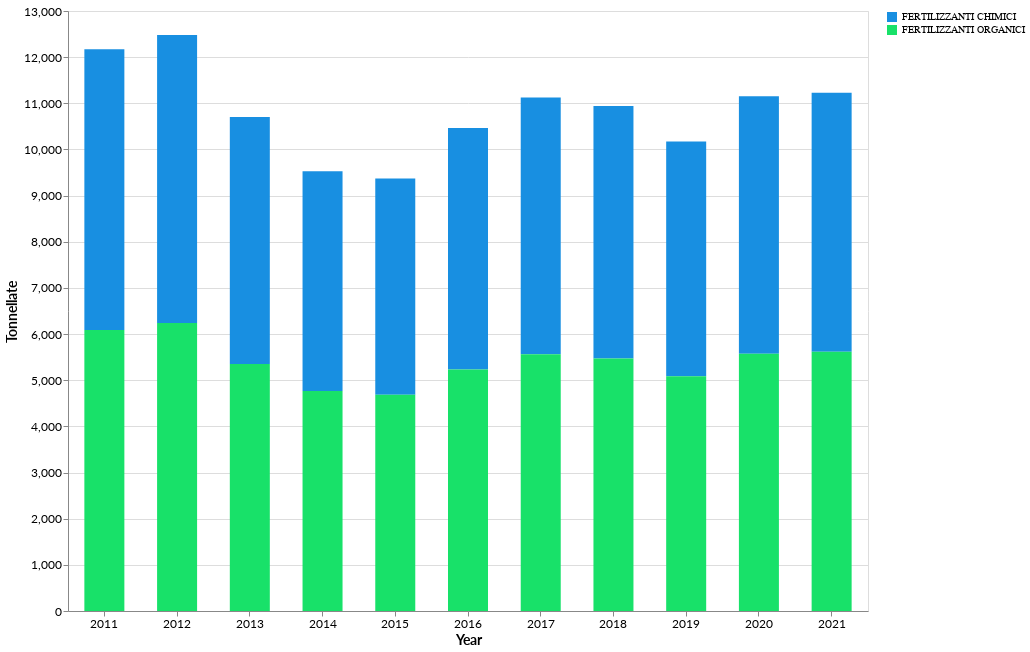

Notebook source saved alongside this figure:
### Code cell
## SUDDIVISIONE PER FERTILIZZANTI CHIMICI E ORGANICI

tot_fert = pd.DataFrame({
    'Year': [2011, 2012, 2013, 2014, 2015, 2016, 2017, 2018, 2019, 2020, 2021],
    'FERTILIZZANTI CHIMICI': [6086, 6241, 5352, 4764, 4686, 5232, 5563, 5472, 5087, 5576, 5615],
    'FERTILIZZANTI ORGANICI': [3311, 3174, 3330, 3342, 3195, 3636, 3785, 3674, 3875, 3994, 3833]
})

chart = alt.Chart(tot_fert).mark_bar(
    size=40,
    #cornerRadiusTopLeft=3,
    #cornerRadiusTopRight=3
).encode(
    x=alt.X('Year:O', axis=alt.Axis(labelAngle=0)),
    y=alt.Y('FERTILIZZANTI CHIMICI:Q', axis=alt.Axis(title='Tonnellate')),  
    color=alt.Color('Fertilizzanti:N', scale=alt.Scale(domain=['FERTILIZZANTI CHIMICI', 'FERTILIZZANTI ORGANICI'], range=['#188FE1', '#18E169']), legend=alt.Legend(title=None)),  # Colore e legenda per i fertilizzanti
).properties(
    width=800,
    height=600
).transform_fold(
    fold=['FERTILIZZANTI CHIMICI', 'FERTILIZZANTI ORGANICI'],  
    as_=['Fertilizzanti', 'Tonnellate'] 
)

display(chart)

### Figure 1 — Vega-Lite specification as saved in the notebook (floating-point values rounded to 4 significant figures)
{"config": {"background": "transparent", "title": {"font": "Lato", "fontSize": 20, "anchor": "start", "color": "black"}, "axis": {"labelFont": "Lato", "titleFont": "Lato", "labelFontSize": 12, "titleFontSize": 14}}, "data": {"name": "data-c24e619d70352bc9bfe7251241b7a9f1"}, "mark": {"type": "bar", "size": 40}, "encoding": {"color": {"field": "Fertilizzanti", "legend": {"title": null}, "scale": {"domain": ["FERTILIZZANTI CHIMICI", "FERTILIZZANTI ORGANICI"], "range": ["#188FE1", "#18E169"]}, "type": "nominal"}, "x": {"axis": {"labelAngle": 0}, "field": "Year", "type": "ordinal"}, "y": {"axis": {"title": "Tonnellate"}, "field": "FERTILIZZANTI CHIMICI", "type": "quantitative"}}, "height": 600, "transform": [{"fold": ["FERTILIZZANTI CHIMICI", "FERTILIZZANTI ORGANICI"], "as": ["Fertilizzanti", "Tonnellate"]}], "width": 800, "$schema": "https://vega.github.io/schema/vega-lite/v5.17.0.json", "datasets": {"data-c24e619d70352bc9bfe7251241b7a9f1": [{"Year": 2011, "FERTILIZZANTI CHIMICI": 6086, "FERTILIZZANTI ORGANICI": 3311}, {"Year": 2012, "FERTILIZZANTI CHIMICI": 6241, "FERTILIZZANTI ORGANICI": 3174}, {"Year": 2013, "FERTILIZZANTI CHIMICI": 5352, "FERTILIZZANTI ORGANICI": 3330}, {"Year": 2014, "FERTILIZZANTI CHIMICI": 4764, "FERTILIZZANTI ORGANICI": 3342}, {"Year": 2015, "FERTILIZZANTI CHIMICI": 4686, "FERTILIZZANTI ORGANICI": 3195}, {"Year": 2016, "FERTILIZZANTI CHIMICI": 5232, "FERTILIZZANTI ORGANICI": 3636}, {"Year": 2017, "FERTILIZZANTI CHIMICI": 5563, "FERTILIZZANTI ORGANICI": 3785}, {"Year": 2018, "FERTILIZZANTI CHIMICI": 5472, "FERTILIZZANTI ORGANICI": 3674}, {"Year": 2019, "FERTILIZZANTI CHIMICI": 5087, "FERTILIZZANTI ORGANICI": 3875}, {"Year": 2020, "FERTILIZZANTI CHIMICI": 5576, "FERTILIZZANTI ORGANICI": 3994}, {"Year": 2021, "FERTILIZZANTI CHIMICI": 5615, "FERTILIZZANTI ORGANICI": 3833}]}}
